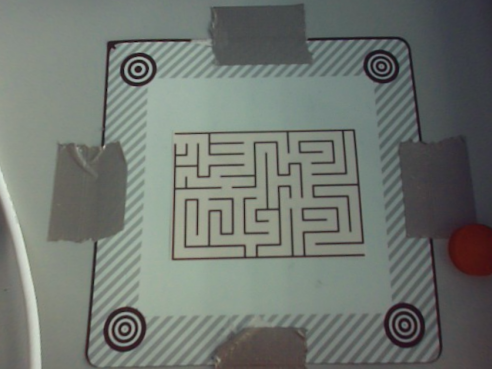
#> input picture NED2/img/real/maze1.png, 492 x 369 px
$ python solve_maze.py
#> lines starting #> are read from the running program, lines starting #| are printed output that depends on the picture; after the words box and inside, x2 and y2 are one past the last pixel; in counts of white or black regions, pixels touching at a corner belong together
import cv2
import numpy as np
from matplotlib import pyplot as plt

# Load the uploaded image
image_path = '../../img/real/maze1.png'

# Step 1: Load and preprocess the image
def preprocess_image(image_path):
    # Load the image
#> called with image_path = '../../img/real/maze1.png'
    img = cv2.imread(image_path, cv2.IMREAD_GRAYSCALE)
#> img: shape (369, 492); min 17, max 223, mean 114.8

    # Threshold the image to binary
    _, binary = cv2.threshold(img, 127, 255, cv2.THRESH_BINARY_INV)
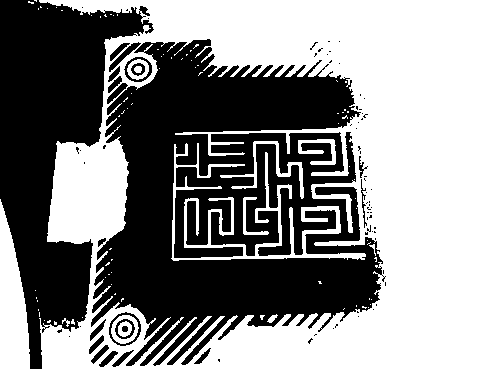
#> binary: shape (369, 492); 53% white; 82 black regions (61 under 20 px), largest, box (x1, y1, x2, y2) and area: (91, 39, 386, 366) 56837, (0, 0, 154, 369) 26240, (109, 312, 141, 346) 211

    # Define a smaller kernel for the morphological operations
    kernel = np.ones((1,1), np.uint8)

    # Perform dilation and erosion with fewer iterations
    dilation = cv2.dilate(binary, kernel, iterations=1)
    erosion = cv2.erode(dilation, kernel, iterations=1)

    erosion = erosion[np.any(erosion, axis=1)]

    idx = np.argwhere(np.all(erosion[..., :] == 0, axis=0))
#> idx = empty array
    erosion = np.delete(erosion, idx, axis=1)

    # Apply the masks to the erosion array

    return erosion

# Step 2: Convert the image to a graph representation
def image_to_graph(binary_image):
    h, w = binary_image.shape
#> h = 369; w = 492
    graph = np.zeros((h, w), dtype=np.uint8)

    for y in range(h):
        for x in range(w):
            if binary_image[y, x] == 255:
                graph[y, x] = 1  # Mark the path
#> (printed output is left out)

    return graph

# Step 3: Maze-solving algorithm (BFS)
from collections import deque

def bfs_solve_maze(graph):
    h, w = graph.shape
#> h = 369; w = 492
    start = (1, 1)  # Adjust start point to avoid walls
    end = (h-2, w-2)  # Adjust end point to avoid walls
#> end = (367, 490)

    # Check if start or end points are walls
    if graph[start] == 0 or graph[end] == 0:
        return None

    queue = deque([start])
    came_from = {start: None}

    while queue:
        current = queue.popleft()

        if current == end:
            break

        for direction in [(0, 1), (1, 0), (0, -1), (-1, 0)]:
            neighbor = (current[0] + direction[0], current[1] + direction[1])

            if 0 <= neighbor[0] < h and 0 <= neighbor[1] < w and graph[neighbor] == 1 and neighbor not in came_from:
                queue.append(neighbor)
                came_from[neighbor] = current

    if end not in came_from:
        return None  # No path found

    # Reconstruct the path
    path = []
    current = end
    while current:
        path.append(current)
        current = came_from[current]

    path.reverse()
    return path

# Step 4: Overlay the solution path on the original image
def draw_solution_path(image_path, path):
    img = cv2.imread(image_path)

    for position in path:
        cv2.circle(img, (position[1], position[0]), 1, (0, 0, 255), -1)

    return img

# Main function to solve the maze
def solve_maze(image_path):
    binary_image = preprocess_image(image_path)

    # vinsualize the binary image
    plt.imshow(binary_image, cmap='gray')
    plt.show()
    graph = image_to_graph(binary_image)

    print(graph)

    path = bfs_solve_maze(graph)

    if path is None:
        print("No path found.")
        return

    solution_image = draw_solution_path(image_path, path)

    # Display the solution image
    plt.imshow(cv2.cvtColor(solution_image, cv2.COLOR_BGR2RGB))
    plt.show()

# Solve the maze with the uploaded image
solve_maze(image_path)

$ run again, with NED2/img/real/maze5.png copied over NED2/img/real/maze1.png
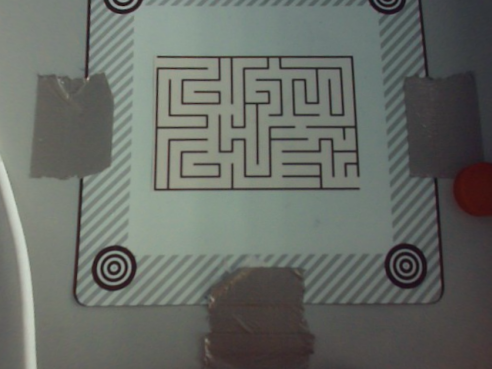
#> input picture NED2/img/real/maze5.png, 492 x 369 px
#> in preprocess_image, `_, binary = cv2.threshold(img, 127, 255, cv2.THRESH_BINARY_INV)`:
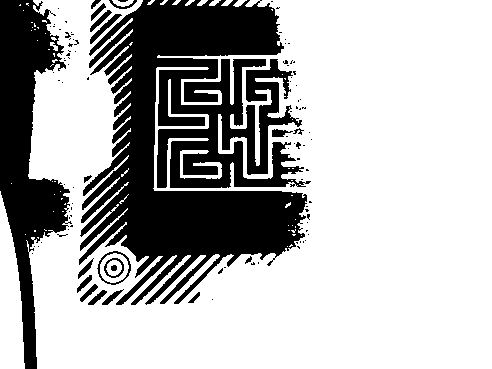
#> binary: shape (369, 492); 69.5% white; 106 black regions (85 under 20 px), largest, box (x1, y1, x2, y2) and area: (79, 0, 311, 305) 41304, (0, 0, 72, 369) 12197, (90, 14, 122, 44) 199
#> idx = empty array
#> (printed output is left out)
